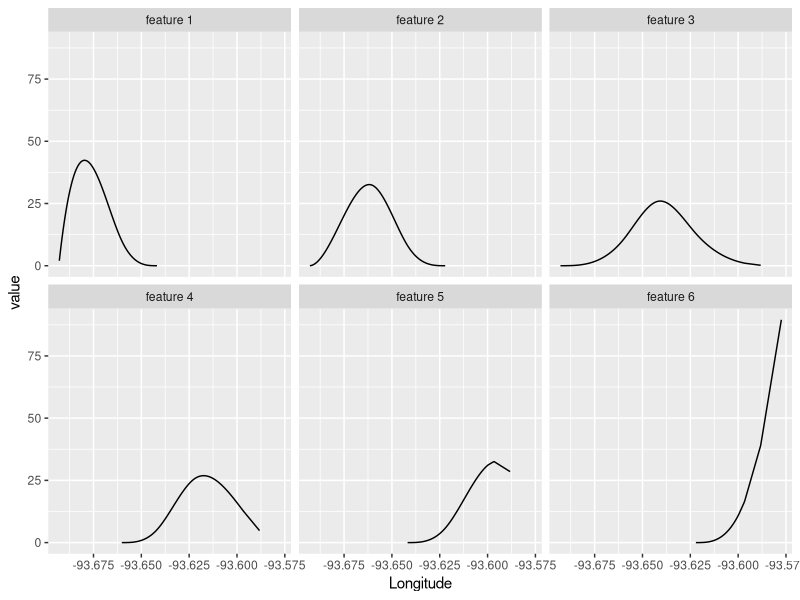

Reproduce this figure in R.
# r2py crawler metadata
# package: recipes
# source_type: rd_example
# topic: step_spline_nonnegative.Rd
# source_file: C:\Users\bened\AppData\Local\R\win-library\4.5\recipes\help
# lines: 24

suppressPackageStartupMessages(library(recipes))
if (rlang::is_installed(c("modeldata", "ggplot2"))) (if (getRversion() >= "3.4") withAutoprint else force)({ # examplesIf
library(tidyr)
library(dplyr)

library(ggplot2)
data(ames, package = "modeldata")

spline_rec <- recipe(Sale_Price ~ Longitude, data = ames) |>
  step_spline_nonnegative(Longitude, deg_free = 6, keep_original_cols = TRUE) |>
  prep()

tidy(spline_rec, number = 1)

# Show where each feature is active
spline_rec |>
  bake(new_data =  NULL,-Sale_Price) |>
  pivot_longer(c(starts_with("Longitude_")), names_to = "feature", values_to = "value") |>
  mutate(feature = gsub("Longitude_", "feature ", feature)) |>
  filter(value > 0) |>
  ggplot(aes(x = Longitude, y = value)) +
  geom_line() +
  facet_wrap(~ feature)
}) # examplesIf
